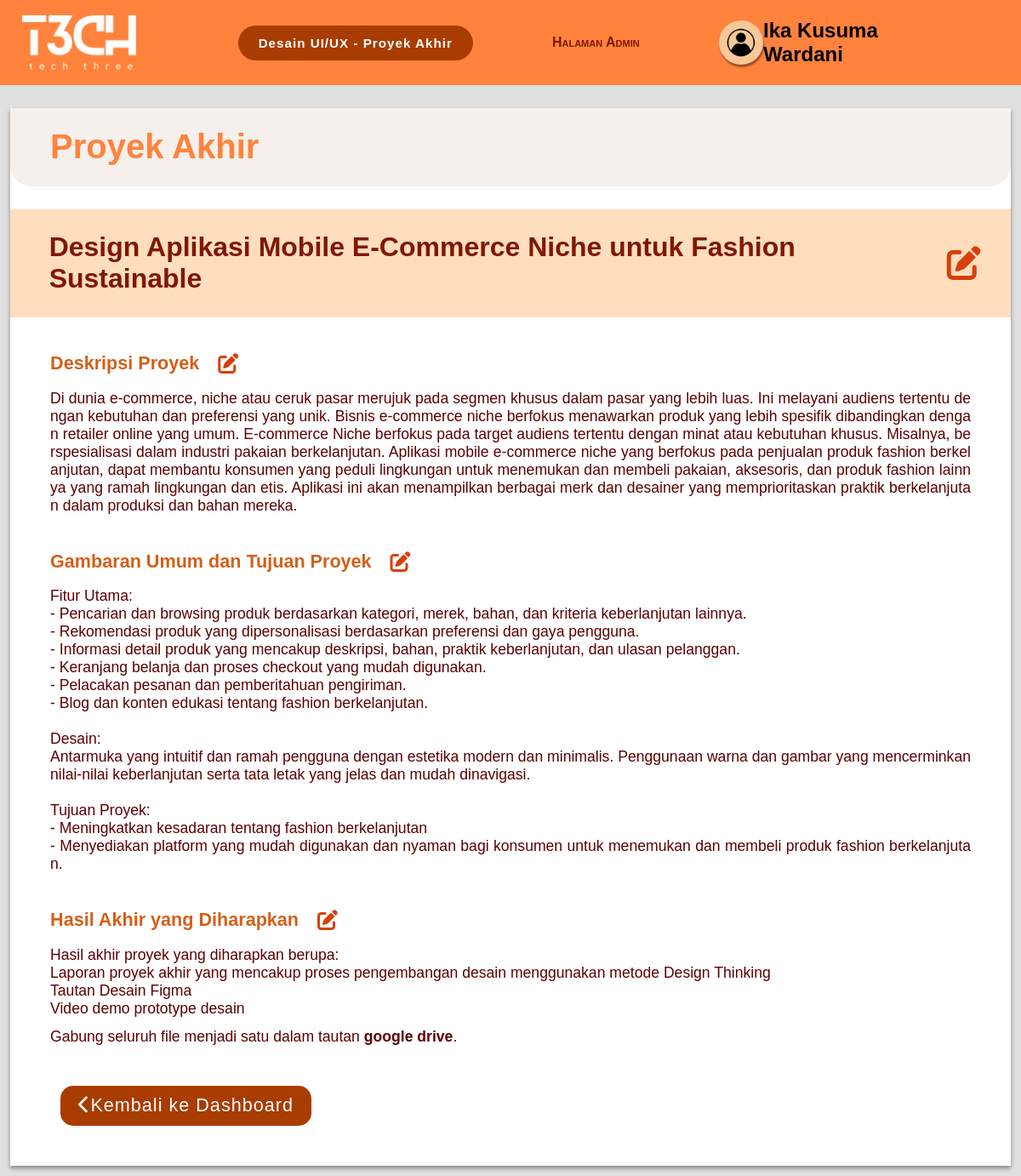
The app's page /editProyekAkhir_admin.php (signed in) with its own data.
### tables this page shows
CREATE TABLE `projects` (
  `Id_Projects` varchar(11) NOT NULL,
  `title` varchar(255) NOT NULL,
  `description` text DEFAULT NULL,
  `overview` text DEFAULT NULL,
  `results` text DEFAULT NULL,
  `Id_Kelas` varchar(20) DEFAULT NULL
);

### editProyekAkhir_admin.php (the view, shortened to what this page needs)
<?php
include 'db_connect.php';
$admin_id = $_SESSION['admin_id'];
$sql = "SELECT * FROM admin WHERE Id_Admin = ?";
$stmt = $conn->prepare($sql);
$stmt->bind_param('s', $admin_id);
$stmt->execute();
$result = $stmt->get_result();
$admin = $result->fetch_assoc();
if ($admin) {
    $admin_name = htmlspecialchars($admin['Nama_Admin']);
} else {
    $admin_name = "Informasi admin tidak ditemukan";
}
$id_project = 'PR01';
$sql_project = "SELECT * FROM projects WHERE Id_Projects = ?";
$stmt_project = $conn->prepare($sql_project);
$stmt_project->bind_param('s', $id_project);
$stmt_project->execute();
$result_project = $stmt_project->get_result();
$project = $result_project->fetch_assoc();
?>
<!DOCTYPE html>
<html lang="id">
<head>
    <link rel="stylesheet" href="editProyekAkhir.css">
    <link rel="stylesheet" href="https://cdnjs.cloudflare.com/ajax/libs/font-awesome/6.0.0-beta3/css/all.min.css">
</head>
<body>
<header>
    <a id="logo_link" href="dashboard_admin.php">
        <img src="Logo.png" id="logo">
    </a>
    <h3>Desain UI/UX - Proyek Akhir</h3>
    <h4 class="halaman_admin">Halaman Admin</h4>
    <section class="profileAdjust">
        <img src="user.png">
        <h2><?php echo $admin_name; ?></h2>
    </section>
</header>
<main>
    <h1>Proyek Akhir</h1>
    <section class="editable_nama_materi">
        <h2><?php echo htmlspecialchars($project['title']); ?></h2>
        <i class="fa-solid fa-pen-to-square" onclick="editMateriJudul()"></i>
    </section>
    <section class="editable_icon_video">
        <h2>Deskripsi Proyek</h2>
        <i class="fa-solid fa-pen-to-square" onclick="editSection(this, 'description')"></i>
    </section>
    <p class="paragraf"><?php echo htmlspecialchars($project['description']); ?></p>
    <section class="editable_icon_video">
        <h2>Gambaran Umum dan Tujuan Proyek</h2>
        <i class="fa-solid fa-pen-to-square" onclick="editSection(this, 'overview')"></i>
    </section>
    <p class="paragraf"><?php echo htmlspecialchars($project['overview']); ?></p>
    <section class="editable_icon_video">
        <h2>Hasil Akhir yang Diharapkan</h2>
        <i class="fa-solid fa-pen-to-square" onclick="editSection(this, 'results')"></i>
    </section>
    <p class="paragraf"><?php echo htmlspecialchars($project['results']); ?></p>
    <p class="paragraf paragrafNone">Gabung seluruh file menjadi satu dalam tautan <span class="googleDrive">google drive</span>.</p>
    <section class="backToDashboard">
        <button onclick="redirectToPage('dashboard_admin.php')">
            <i class="fa-solid fa-chevron-left"></i>Kembali ke Dashboard</button>
    </section>
</main>
</body>
</html>

### editProyekAkhir.css (style rules this page uses)
body { margin: 0; background-color: #dfdfdf; font-family: sans-serif; }
header { background-color: #FF833D; display: flex; justify-content: space-between; align-items: center; height: 100px; width: 100%; position: sticky; z-index: 2; }
#logo_link { display: flex; align-items: center; margin: 0 2%; height: 100%; }
#logo { height: 70%; width: auto; cursor: pointer; }
header h3 { background-color: #A93C00; color: #FFFFFF; padding: 1% 2%; font-size: 95%; border-radius: 25px; letter-spacing: 1px; left: 0; }
.profileAdjust { display: flex; justify-content: center; align-items: center; margin-right: 7%; }
.profileAdjust img { width: 3vw; border-radius: 50%; background-color: #f9c899; padding: 3%; box-shadow: 1px 3px 2px rgba(0, 0, 0, 0.4); }
.halaman_admin { font-variant: small-caps; color: #811700; }
main { background-color: #FFFFFF; margin: 1%; box-shadow: 0 3px 5px rgba(0, 0, 0, 0.4); height: 100%; }
main h1 { font-size: 5vh; color: #FF833D; background-color: #f5f0ec; padding: 2% 4%; border-radius: 0 0 25px 25px; }
.editable_nama_materi { background-color: #ffdebe; display: flex; justify-content: flex-start; align-items: center; padding-right: 3%; }
.editable_nama_materi h2 { font-size: 4vh; font-weight: 600; color: #811700; padding: 0 3% 0 4%; }
.editable_nama_materi i { font-size: 5vh; color: #da3e0a; }
.editable_icon_video { margin-top: 2%; display: flex; justify-content: flex-start; align-items: center; padding: 0 3% 0 4%; }
.editable_icon_video i { font-size: 150%; color: #da3e0a; }
.editable_icon_video h2 { font-size: 135%; font-weight: 600; color: #D45F19; padding-right: 2%; }
.backToDashboard { display: flex; justify-content: space-between; align-items: center; padding: 0 5% 4% 5%; margin-top: 4%; }
button { background-color: #A93C00; border-radius: 15px; color: #FFFFFF; padding: 1% 2%; font-size: 135%; letter-spacing: 1px; border: 0; }
.paragraf { margin: 0 4%; white-space: pre-line; word-break: break-all; color: #5C0000; font-size: 110%; text-align: justify; }
.paragrafNone { margin-top: 1%; }
.googleDrive { font-weight: 750; }

### records on screen
projects: title "Design Aplikasi Mobile E-Commerce Niche untuk Fashion Sustainable", description "Di dunia e-commerce, niche atau ceruk pasar merujuk pada segmen khusus dalam pasar yang lebih luas. Ini melayani audiens tertentu dengan kebutuhan dan preferensi yang unik. Bisnis e-commerce niche berfokus menawarkan produk yang lebih spesifik dibandingkan dengan retailer online yang umum. E-commerce Niche berfokus pada target audiens tertentu dengan minat atau kebutuhan khusus. Misalnya, berspesialisasi dalam industri pakaian berkelanjutan. Aplikasi mobile e-commerce niche yang berfokus pada penjualan produk fashion berkelanjutan, dapat membantu konsumen yang peduli lingkungan untuk menemukan dan membeli pakaian, aksesoris, dan produk fashion lainnya yang ramah lingkungan dan etis.…", overview "Fitur Utama: - Pencarian dan browsing produk berdasarkan kategori, merek, bahan, dan kriteria keberlanjutan lainnya. - Rekomendasi produk yang dipersonalisasi berdasarkan preferensi dan gaya pengguna. - Informasi detail produk yang mencakup deskripsi, bahan, praktik keberlanjutan, dan ulasan pelanggan. - Keranjang belanja dan proses checkout yang mudah digunakan. - Pelacakan pesanan dan pemberitahuan pengiriman. - Blog dan konten edukasi tentang fashion berkelanjutan. Desain: Antarmuka yang intuitif dan ramah pengguna dengan estetika modern dan minimalis. Penggunaan warna dan gambar yang mencerminkan nilai-nilai keberlanjutan serta tata letak yang jelas dan mudah dinavigasi. Tujuan Proyek:…", results "Hasil akhir proyek yang diharapkan berupa: Laporan proyek akhir yang mencakup proses pengembangan desain menggunakan metode Design Thinking Tautan Desain Figma Video demo prototype desain"

### other values on screen
$admin_name "Ika Kusuma Wardani"
